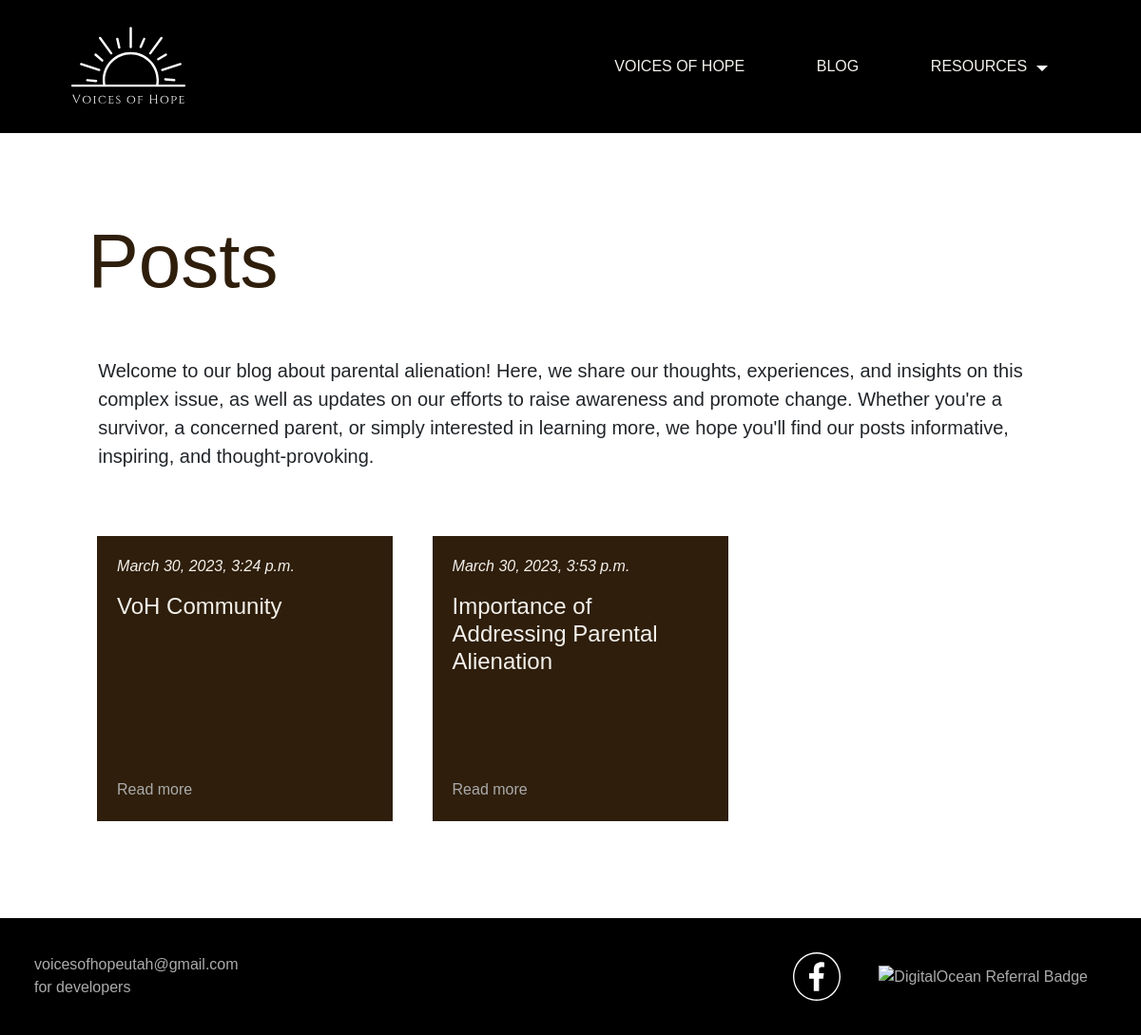
Page /blog on the committed database.
### core/models.py (models this page shows, shortened)
class Post(models.Model):
    title = models.CharField(max_length=50, verbose_name='Title of post')
    slug = models.SlugField(max_length=50, unique=True, verbose_name='URL')
    post = models.TextField(null=False, verbose_name='Text of post')
    time = models.DateTimeField(default=datetime.datetime.now(), verbose_name='Time')
    class Meta:
        verbose_name = 'Post'
    def get_absolute_url(self):
        return reverse('blog', kwargs={'post_slug': self.slug })

### core/views.py (the view)
# urls.py: path('blog', views.blog, name='blog'),
def blog(request, post_slug=None):
    data = {'menu': menu}
    if not post_slug:
        template = f'{blog_path}/blog.html'
        data["title"] = "Posts"
        return render(request, template, context=data)
    else:
        template = f'{blog_path}/post.html'
        data["title"] = f"Post {post_slug}"
        data['post_slug'] = post_slug
        return render(request, template, context=data)

### core/templatetags/blog_tags.py (called while the page is built)
@register.simple_tag()
def blog_posts():
    posts = Post.objects.all()
    return posts

### templates/pages/blog/blog.html
{% extends "base.html" %}
{% load static %}
{% load blog_tags %}
{% block content %}
<div id="posts_view">
    <h1 class="title color">Posts</h1>
    <p class="page-description">
        Welcome to our blog about parental
        alienation! Here, we share our thoughts,
        experiences, and insights on this complex issue,
        as well as updates on our efforts to raise awareness
        and promote change. Whether you're a survivor,
        a concerned parent, or simply interested in learning
        more, we hope you'll find our posts informative,
        inspiring, and thought-provoking.
    </p>
    <div id="posts">
        {% blog_posts as posts %}
        {% for post in posts %}
        <div class="post b-color second-color">
            <div>
                <p class="post-time">{{ post.time }}</p>
                <h1 class="post-title">{{ post.title }}</h1>
            </div>
            <a href="{{ post.get_absolute_url }}">Read more</a>
        </div>
        {% endfor %}
    </div>
</div>
{% endblock %}

### static/css/posts.css (style rules this page uses)
#posts_view { padding: 5%; min-height: 90vh; }
#posts { display: flex; flex-wrap: wrap; padding: 2%; }
.post { height: 300px; width: 30%; display: flex; flex-direction: column; justify-content: space-between; padding: 2%; margin: 2%; }
.post-time { font-style: italic; }

### static/css/style.css (style rules this page uses)
body { font-family: "Cinzel", sans-serif; }
.title { font-size: 80px; padding: 3%; }
.page-description { font-size: 20px; padding: 1% 4%; }
h1 { font-size: x-large; }
p { font-size: 16px; }
a { color: #ababab;text-decoration: none; }
.color { color: #2e1e0b; }
.second-color { color: #F4F1EC; }
.b-color { background-color: #2e1e0b; }

### rows in the picture
Post: time "March 30, 2023, 3:24 p.m.", title "VoH Community"
Post: time "March 30, 2023, 3:53 p.m.", title "Importance of Addressing Parental Alienation"

### other values in the picture
{{ key }} "VOICES OF HOPE" "BLOG"
{{ key }} "RESOURCES"
